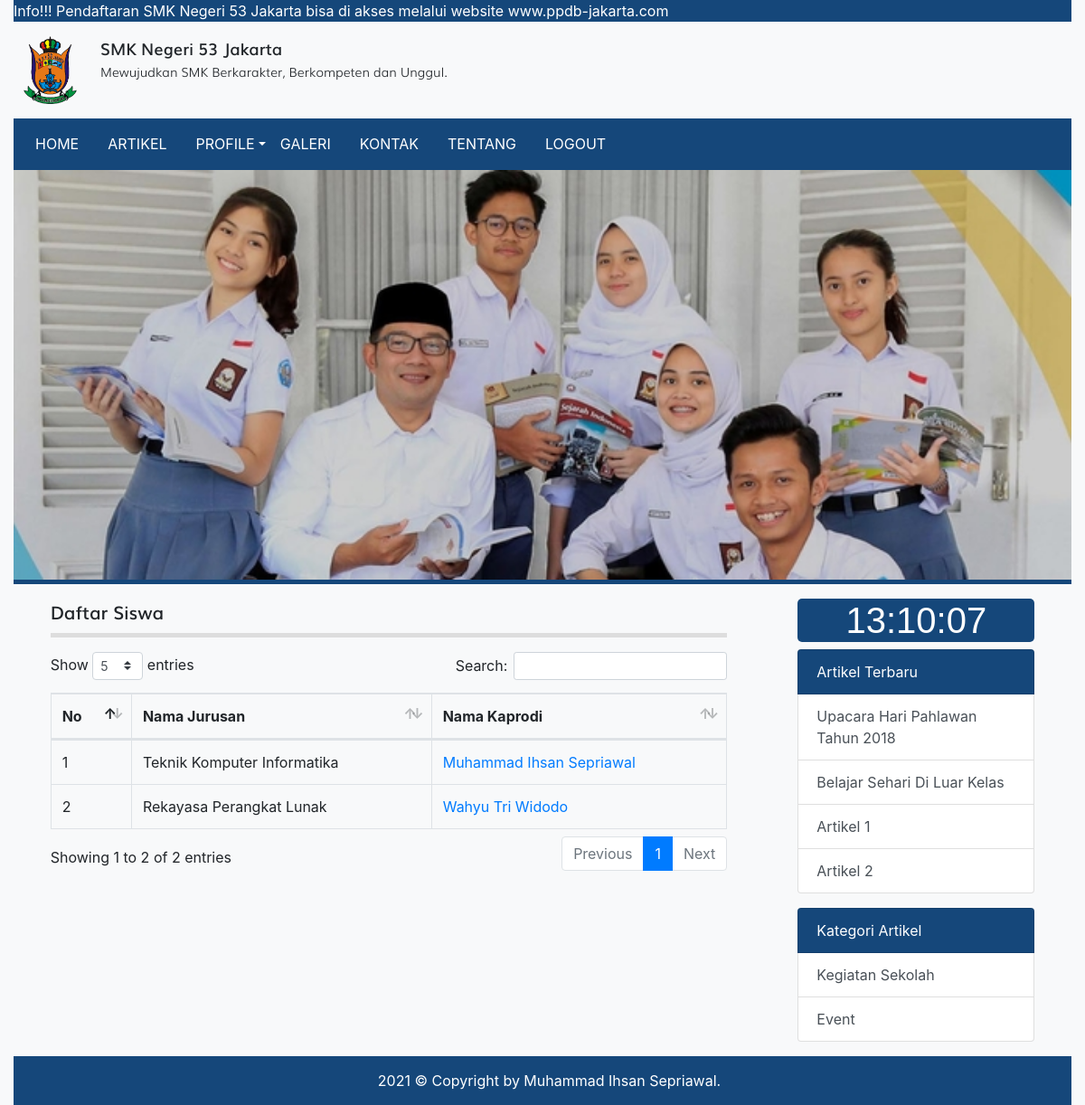
The app's page /jurusan.php with its own data.
### tables this page shows
CREATE TABLE `tbl_jurusan` (
  `id` int(11) NOT NULL,
  `nama_jurusan` varchar(30) DEFAULT NULL,
  `ka_prodi` int(11) DEFAULT NULL
);

CREATE TABLE `tbl_guru` (
  `id` int(11) NOT NULL,
  `nama` varchar(100) DEFAULT NULL,
  `nip` int(10) DEFAULT NULL,
  `jenis_kelamin` enum('L','P') DEFAULT NULL,
  `no_hp` varchar(12) DEFAULT NULL,
  `tempat_lahir` varchar(50) DEFAULT NULL,
  `tanggal_lahir` date DEFAULT NULL,
  `mata_pelajaran` varchar(50) DEFAULT NULL,
  `alamat` varchar(100) DEFAULT NULL,
  `foto` varchar(100) DEFAULT NULL
);

CREATE TABLE `tbl_artikel` (
  `id` int(11) NOT NULL,
  `judul` varchar(255) DEFAULT NULL,
  `isi` text DEFAULT NULL,
  `tanggal` date DEFAULT NULL,
  `foto` varchar(100) DEFAULT NULL,
  `id_kategori` int(11) DEFAULT NULL
);

CREATE TABLE `tbl_kategori_artikel` (
  `id` int(11) NOT NULL,
  `nama_kategori` varchar(30) DEFAULT NULL
);

### jurusan.php (the view, shortened to what this page needs)
<?php
require_once 'koneksi.php';
$query = mysqli_query($koneksi, "SELECT tbl_jurusan.id AS id, tbl_jurusan.nama_jurusan, tbl_jurusan.ka_prodi, tbl_guru.nama, tbl_guru.id AS id_guru FROM tbl_jurusan LEFT JOIN tbl_guru on tbl_jurusan.ka_prodi = tbl_guru.id");
$no = 1;
?>
<!DOCTYPE html>
<html>
<head>
	<link rel="stylesheet" href="resources/datatables/datatables.min.css">
	<link rel="stylesheet" href="resources/fonts/stylesheet.css">
	<link rel="stylesheet" href="resources/css/bootstrap.min.css">
	<link rel="stylesheet" href="resources/css/styles.css">
</head>
<body>
	<div class="container-fluid bg-light">
		<div class="marquee">
			<marquee direction="left">Info!!! Pendaftaran SMK Negeri 53 Jakarta bisa di akses melalui website www.ppdb-jakarta.com</marquee>
		</div>
		<div class="logo clearfix">
			<div class="float-left mt-3 mb-3">
				<img src="resources/images/logo53.png" alt="Logo Sekolah" width="80px" height="75px" class="float-left mr-3">
				<div class="text float-right">
					<span class="smk">SMK Negeri 53 Jakarta</span><br>
					<span class="visi">Mewujudkan SMK Berkarakter, Berkompeten dan Unggul.</span>
				</div>
			</div>
		</div>
		<?php require_once 'navbar.php'; ?>
		<div class="hero">
			<img src="resources/images/banner-siswa.jpg" alt="">
		</div>
		<div class="row p-3 justify-content-center">
			<div class="col-md-8">
				<div class="title mb-3">
					Daftar Siswa
				</div>
				<table id="table_id" class="dataTable table table-bordered">
				    <thead>
				        <tr>
				            <th>No</th>
				            <th>Nama Jurusan</th>
				            <th>Nama Kaprodi</th>
				        </tr>
				    </thead>
				    <tbody>
				        <?php while($row = mysqli_fetch_assoc($query)) : ?>
				        	<tr>
				        		<td><?= $no++ ?></td>
				        		<td><?= $row['nama_jurusan'] ?></td>
				        		<td><a href="detail_guru.php?id=<?= $row['id_guru'] ?>" target="_blank"><?= isset($row['nama']) ? $row['nama'] : '-' ?></a></td>
				        	</tr>
						<?php endwhile; ?>
				    </tbody>
				</table>
			</div>
			<?php require 'sidebar.php'; ?>
		</div>
		<div class="text-white foot">
			2021 © Copyright by Muhammad Ihsan Sepriawal.
		</div>
	</div>
</body>
</html>

### sidebar.php (shortened to what this page needs)
<?php
$query_artikel_terbaru = mysqli_query($koneksi, "SELECT * FROM tbl_artikel ORDER BY tanggal ASC LIMIT 4");
$query_kategori_artikel= mysqli_query($koneksi, "SELECT * FROM tbl_kategori_artikel LIMIT 4");
?>
<div class="col-md-3 ml-5">
	<div class="list-group">
		 <h1 class="text-center" style="font-size: 40px; font-family: arial; background-color: #15477A; border-radius: 5px; color: #fff;" id="jam"></h1>
	</div>
	<div class="list-group">
		<span class="list-group-item text-white" style="background-color: #15477A;">Artikel Terbaru</span>
		<?php while($artikel_terbaru = mysqli_fetch_assoc($query_artikel_terbaru)) : ?>
			<a href="detail_artikel.php?id=<?= $artikel_terbaru['id'] ?>" class="list-group-item list-group-item-action"><?= $artikel_terbaru['judul'] ?></a>
		<?php endwhile; ?>
	</div>
	<div class="list-group">
		<span class="list-group-item text-white mt-3" style="background-color: #15477A;">Kategori Artikel</span>
		<?php while($kategori_artikel = mysqli_fetch_assoc($query_kategori_artikel)) : ?>
			<a href="kategori.php?id=<?= $kategori_artikel['id'] ?>" class="list-group-item list-group-item-action"><?= $kategori_artikel['nama_kategori'] ?></a>
		<?php endwhile; ?>
	</div>
</div>

### resources/css/styles.css (style rules this page uses)
body { background-image: url('../images/bg_all.jpg'); }
.marquee { background-color: #15477A; color: #fff; }
.smk { font-family: 'mulisemibold'; font-size: 18px; }
.visi { font-family: 'mulilight'; font-size: 14px; }
.hero { border-bottom: 5px solid #15477A; }
.hero img { width: 100%; }
.title { font-family: 'mulisemibold'; font-size: 20px; padding-bottom: 7.5px; border-bottom: 5px solid #ddd }
.foot { background-color: #15477A; padding: 15px 15px 15px 30px; text-align: center; }

### records on screen
tbl_jurusan: nama_jurusan "Teknik Komputer Informatika", ka_prodi.nama "Muhammad Ihsan Sepriawal"
tbl_jurusan: nama_jurusan "Rekayasa Perangkat Lunak", ka_prodi.nama "Wahyu Tri Widodo"
tbl_artikel: judul "Upacara Hari Pahlawan Tahun 2018"
tbl_artikel: judul "Belajar Sehari Di Luar Kelas"
tbl_artikel: judul "Artikel 1"
tbl_artikel: judul "Artikel 2"
tbl_kategori_artikel: nama_kategori "Kegiatan Sekolah"
tbl_kategori_artikel: nama_kategori "Event"
